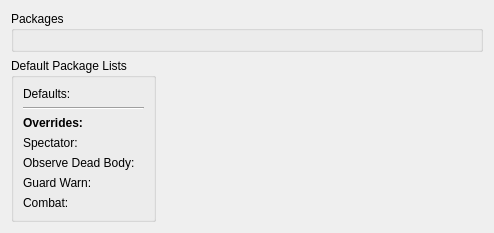
     <widget class="QWidget" name="tabAIPackages">
      <attribute name="title">
       <string>AI Packages</string>
      </attribute>
      <layout class="QGridLayout" name="gridLayout_15">
       <item row="0" column="0" colspan="2">
        <widget class="QGroupBox" name="groupBox_5">
         <property name="title">
          <string>Packages</string>
         </property>
         <layout class="QHBoxLayout" name="horizontalLayout_6">
          <item>
           <widget class="DKFormListPane" name="packages">
            <property name="whatsThis">
             <string>&lt;p&gt;If an actor is not in combat or a similar interrupt state, they will periodically evaluate their AI packages and decide what to do. They'll search through all of their AI packages and execute the first package they find whose conditions are met. They check the following lists of packages, from top to bottom:&lt;/p&gt;
&lt;ul&gt;
   &lt;li&gt;&lt;p&gt;Packages associated with any Quest Aliases that refer to the actor. Higher-priority quests have their aliases' packages checked first.&lt;/p&gt;&lt;/li&gt;
   &lt;li&gt;&lt;p&gt;Actor-specific packages (this listview).&lt;/p&gt;&lt;/li&gt;
   &lt;li&gt;&lt;p&gt;The actor's Default Package List (below).&lt;/p&gt;&lt;/li&gt;
&lt;/ul&gt;
&lt;p&gt;If there are no usable packages, then the actor will just stand around doing nothing.&lt;/p&gt;</string>
            </property>
            <property name="showFormTypes">
             <bool>false</bool>
            </property>
           </widget>
          </item>
         </layout>
        </widget>
       </item>
       <item row="1" column="0">
        <widget class="QGroupBox" name="defaultPackagesGroupbox">
         <property name="title">
          <string>Default Package Lists</string>
         </property>
         <layout class="QGridLayout" name="gridLayout_14">
          <item row="6" column="1">
           <widget class="DKFormPicker" name="packageListCombat">
            <property name="whatsThis">
             <string>Actors who enter combat will suspend all AI behavior until combat has ended. You can't control their behavior while in combat. However, if an actor is about to enter combat and this list contains a usable package, then they'll execute the first usable package instead of entering combat.</string>
            </property>
           </widget>
          </item>
          <item row="6" column="0">
           <widget class="QLabel" name="label_50">
            <property name="text">
             <string>Combat:</string>
            </property>
            <property name="buddy">
             <cstring>packageListCombat</cstring>
            </property>
           </widget>
          </item>
          <item row="4" column="0">
           <widget class="QLabel" name="label_48">
            <property name="text">
             <string>Observe Dead Body:</string>
            </property>
            <property name="buddy">
             <cstring>packageListObserveCorpse</cstring>
            </property>
           </widget>
          </item>
          <item row="5" column="0">
           <widget class="QLabel" name="label_49">
            <property name="text">
             <string>Guard Warn:</string>
            </property>
            <property name="buddy">
             <cstring>packageListGuardWarn</cstring>
            </property>
           </widget>
          </item>
          <item row="0" column="1">
           <widget class="DKFormPicker" name="packageListDefault">
            <property name="whatsThis">
             <string>A list of packages that the actor will use whenever there are no usable actor-specific packages. Often, this list just consists of the &quot;default master package,&quot; which has common actor behaviors implemented.</string>
            </property>
           </widget>
          </item>
          <item row="3" column="1">
           <widget class="DKFormPicker" name="packageListSpectator">
            <property name="whatsThis">
             <string>Actors who witness combat without participating in it become spectators. They'll suspend their normal AI behavior and execute the first usable package in this list. If no packages in this list are usable, then they'll fall back to hardcoded spectator behavior (usually fleeing).</string>
            </property>
           </widget>
          </item>
          <item row="4" column="1">
           <widget class="DKFormPicker" name="packageListObserveCorpse">
            <property name="whatsThis">
             <string>Actors who discover a dead body will suspend their normal AI behavior and execute the first usable package in this list. If no packages in this list are usable, then they'll fall back to hardcoded behavior (usually approaching and inspecting the corpse).</string>
            </property>
           </widget>
          </item>
          <item row="1" column="0" colspan="2">
           <widget class="Line" name="line_2">
            <property name="orientation">
             <enum>Qt::Horizontal</enum>
            </property>
           </widget>
          </item>
          <item row="5" column="1">
           <widget class="DKFormPicker" name="packageListGuardWarn">
            <property name="whatsThis">
             <string>Actors who are running a Guard package and enter the Warn behavior will execute the first usable package in this list. If no packages in this list are usable, then they'll fall back to the default Warn behavior.</string>
            </property>
           </widget>
          </item>
          <item row="0" column="0">
           <widget class="QLabel" name="label_46">
            <property name="text">
             <string>Defaults:</string>
            </property>
            <property name="buddy">
             <cstring>packageListDefault</cstring>
            </property>
           </widget>
          </item>
          <item row="3" column="0">
           <widget class="QLabel" name="label_47">
            <property name="text">
             <string>Spectator:</string>
            </property>
            <property name="buddy">
             <cstring>packageListSpectator</cstring>
            </property>
           </widget>
          </item>
          <item row="2" column="0" colspan="2">
           <widget class="QLabel" name="label_51">
            <property name="font">
             <font>
              <weight>75</weight>
              <bold>true</bold>
             </font>
            </property>
            <property name="text">
             <string>Overrides:</string>
            </property>
           </widget>
          </item>
         </layout>
        </widget>
       </item>
       <item row="1" column="1">
        <spacer name="horizontalSpacer_14">
         <property name="orientation">
          <enum>Qt::Horizontal</enum>
         </property>
         <property name="sizeHint" stdset="0">
          <size>
           <width>321</width>
           <height>20</height>
          </size>
         </property>
        </spacer>
       </item>
      </layout>
     </widget>
